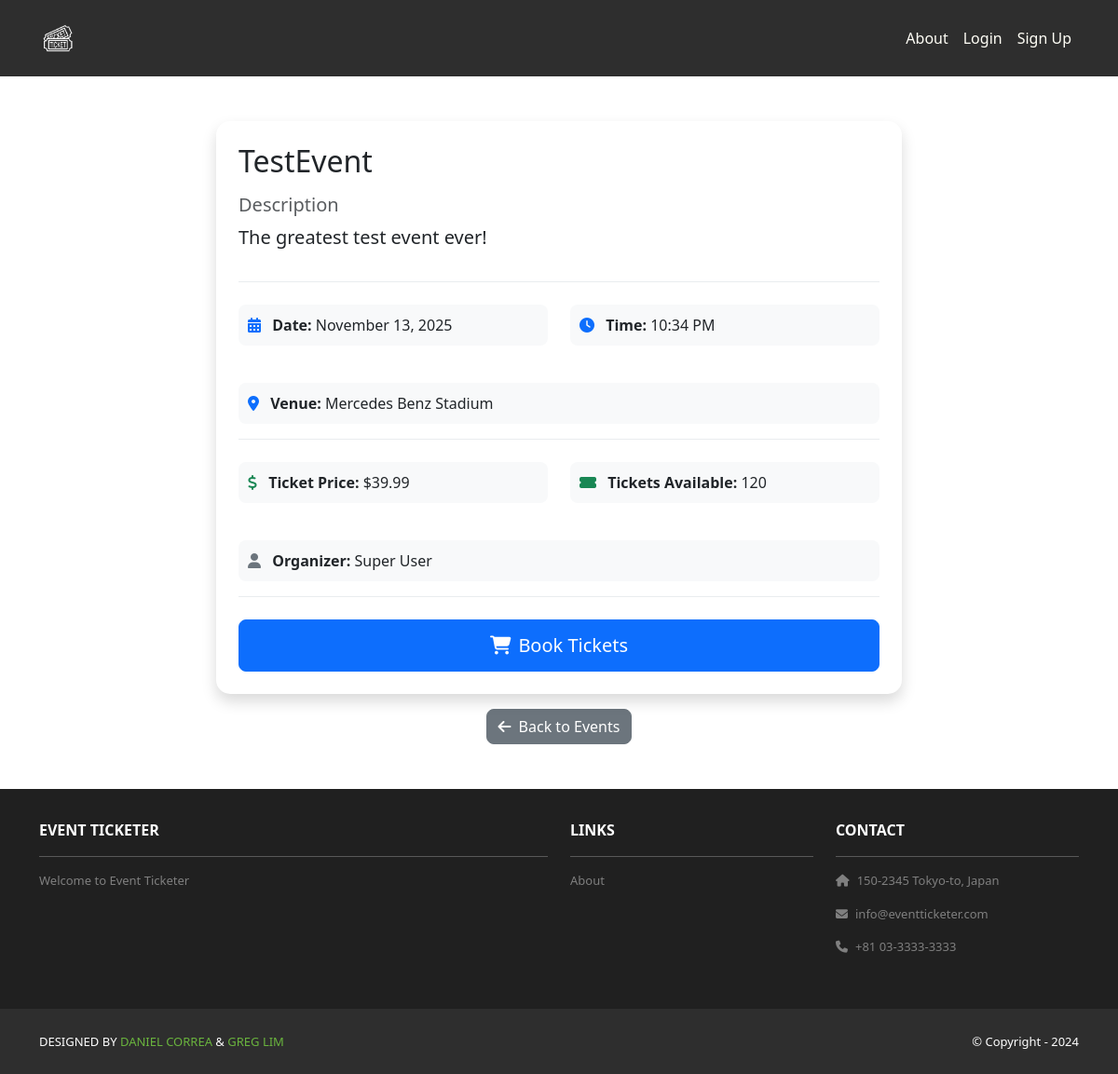
The app's page /events/1/ with its own data.
### home/models.py (models this page shows, shortened)
class Event(models.Model):
    title = models.CharField(max_length=200)
    description = models.TextField()
    date = models.DateField()
    time = models.TimeField()
    venue = models.CharField(max_length=300)
    ticket_price = models.DecimalField(max_digits=10, decimal_places=2)
    ticket_availability = models.PositiveIntegerField()
    organizer = models.ForeignKey(User, on_delete=models.CASCADE, related_name='organized_events')
    created_at = models.DateTimeField(auto_now_add=True)
    updated_at = models.DateTimeField(auto_now=True)
    is_published = models.BooleanField(default=True)
    class Meta:
        ordering = ['-created_at']

### home/views.py (the view)
# urls.py: path('events/<int:event_id>/', views.event_detail, name='home.event_detail'),
def event_detail(request, event_id):
    event = get_object_or_404(Event, id=event_id)
    template_data = {'title': event.title}
    return render(request, 'home/event_detail.html', {
        'template_data': template_data,
        'event': event
    })

### home/templates/home/event_detail.html (shortened to what this page needs)
{% extends 'base.html' %}
{% load static %}
{% block content %}
<div class="container mt-5 mb-5">
    <div class="row justify-content-center">
        <div class="col-md-10 col-lg-8">
            <div class="card shadow">
                <div class="card-body p-4">
                    <h2 class="card-title mb-3">{{ event.title }}</h2>
                    <div class="event-details">
                        <div class="detail-section mb-4">
                            <h5 class="text-muted mb-2">Description</h5>
                            <p class="lead">{{ event.description }}</p>
                        </div>
                        <div class="row mb-4">
                            <div class="col-md-6 mb-3">
                                <div class="detail-box">
                                    <i class="fas fa-calendar-alt me-2 text-primary"></i>
                                    <strong>Date:</strong> {{ event.date|date:"F d, Y" }}
                                </div>
                            </div>
                            <div class="col-md-6 mb-3">
                                <div class="detail-box">
                                    <i class="fas fa-clock me-2 text-primary"></i>
                                    <strong>Time:</strong> {{ event.time|time:"g:i A" }}
                                </div>
                            </div>
                        </div>
                        <div class="detail-section mb-4">
                            <div class="detail-box">
                                <i class="fas fa-map-marker-alt me-2 text-primary"></i>
                                <strong>Venue:</strong> {{ event.venue }}
                            </div>
                        </div>
                        <div class="row mb-4">
                            <div class="col-md-6 mb-3">
                                <div class="detail-box">
                                    <i class="fas fa-dollar-sign me-2 text-success"></i>
                                    <strong>Ticket Price:</strong> ${{ event.ticket_price }}
                                </div>
                            </div>
                            <div class="col-md-6 mb-3">
                                <div class="detail-box">
                                    <i class="fas fa-ticket-alt me-2 text-success"></i>
                                    <strong>Tickets Available:</strong> {{ event.ticket_availability }}
                                </div>
                            </div>
                        </div>
                        <div class="detail-section mb-4">
                            <div class="detail-box">
                                <i class="fas fa-user me-2 text-secondary"></i>
                                <strong>Organizer:</strong> {{ event.organizer.get_full_name|default:event.organizer.username }}
                            </div>
                        </div>
                        {% if event.ticket_availability > 0 %}
                        <div class="d-grid gap-2">
                            <a href="#" class="btn btn-primary btn-lg">
                                <i class="fas fa-shopping-cart me-2"></i>Book Tickets
                            </a>
                        </div>
                        {% else %}
                        <div class="alert alert-warning text-center" role="alert">
                            <i class="fas fa-exclamation-triangle me-2"></i>
                            Tickets are sold out for this event
                        </div>
                        {% endif %}
                    </div>
                </div>
            </div>
            <div class="text-center mt-3">
                <a href="{% url 'home.index' %}" class="btn btn-secondary">
                    <i class="fas fa-arrow-left me-2"></i>Back to Events
                </a>
            </div>
        </div>
    </div>
</div>
{% endblock %}

### home/templates/home/event_detail.html (style rules this page uses)
.card { border: none; border-radius: 15px; }
.detail-section { border-bottom: 1px solid #e9ecef; padding-bottom: 1rem; }
.detail-box { padding: 10px; background-color: #f8f9fa; border-radius: 8px; }
.btn-primary { border-radius: 8px; padding: 12px; font-weight: 500; }
.btn-secondary { border-radius: 8px; }

### records on screen
Event: title "TestEvent", description "The greatest test event ever!", date "November 13, 2025", time "10:34 PM", venue "Mercedes Benz Stadium", ticket_price "39.99", ticket_availability "120", organizer.get_full_name "Super User"
